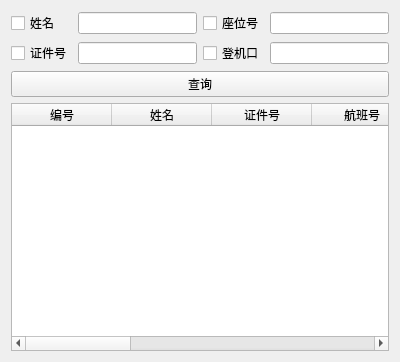
<?xml version="1.0" encoding="UTF-8"?>
<ui version="4.0">
 <class>Form</class>
 <widget class="QWidget" name="Form">
  <property name="geometry">
   <rect>
    <x>0</x>
    <y>0</y>
    <width>400</width>
    <height>362</height>
   </rect>
  </property>
  <property name="windowTitle">
   <string>Form</string>
  </property>
  <layout class="QGridLayout" name="gridLayout">
   <item row="0" column="0">
    <widget class="QCheckBox" name="checkBoxName">
     <property name="text">
      <string>姓名</string>
     </property>
    </widget>
   </item>
   <item row="0" column="2">
    <widget class="QCheckBox" name="checkBoxSeat">
     <property name="text">
      <string>座位号</string>
     </property>
    </widget>
   </item>
   <item row="0" column="1">
    <widget class="QLineEdit" name="lineEditName"/>
   </item>
   <item row="3" column="0" colspan="4">
    <widget class="QTableWidget" name="tableWidget">
     <column>
      <property name="text">
       <string>编号</string>
      </property>
     </column>
     <column>
      <property name="text">
       <string>姓名</string>
      </property>
     </column>
     <column>
      <property name="text">
       <string>证件号</string>
      </property>
     </column>
     <column>
      <property name="text">
       <string>航班号</string>
      </property>
     </column>
     <column>
      <property name="text">
       <string>航班日期</string>
      </property>
     </column>
     <column>
      <property name="text">
       <string>座位号</string>
      </property>
     </column>
     <column>
      <property name="text">
       <string>登机口</string>
      </property>
     </column>
     <column>
      <property name="text">
       <string>序号</string>
      </property>
     </column>
     <column>
      <property name="text">
       <string>出发地</string>
      </property>
     </column>
     <column>
      <property name="text">
       <string>目的地</string>
      </property>
     </column>
    </widget>
   </item>
   <item row="0" column="3">
    <widget class="QLineEdit" name="lineEditSeat"/>
   </item>
   <item row="1" column="3">
    <widget class="QLineEdit" name="lineEditPort"/>
   </item>
   <item row="1" column="2">
    <widget class="QCheckBox" name="checkBoxPort">
     <property name="text">
      <string>登机口</string>
     </property>
    </widget>
   </item>
   <item row="1" column="0">
    <widget class="QCheckBox" name="checkBoxLicense">
     <property name="text">
      <string>证件号</string>
     </property>
    </widget>
   </item>
   <item row="1" column="1">
    <widget class="QLineEdit" name="lineEditLicense"/>
   </item>
   <item row="2" column="0" colspan="4">
    <widget class="QPushButton" name="pushButtonQuery">
     <property name="text">
      <string>查询</string>
     </property>
    </widget>
   </item>
  </layout>
 </widget>
 <resources/>
 <connections/>
</ui>
